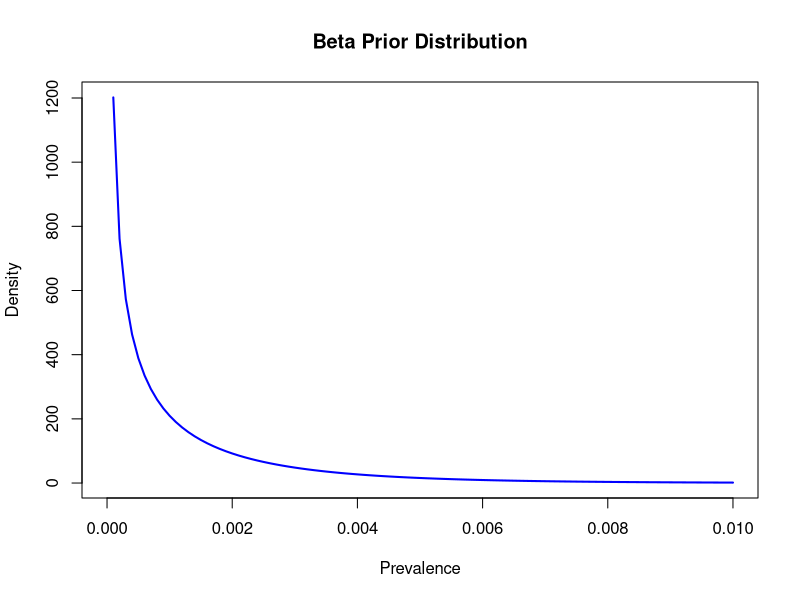
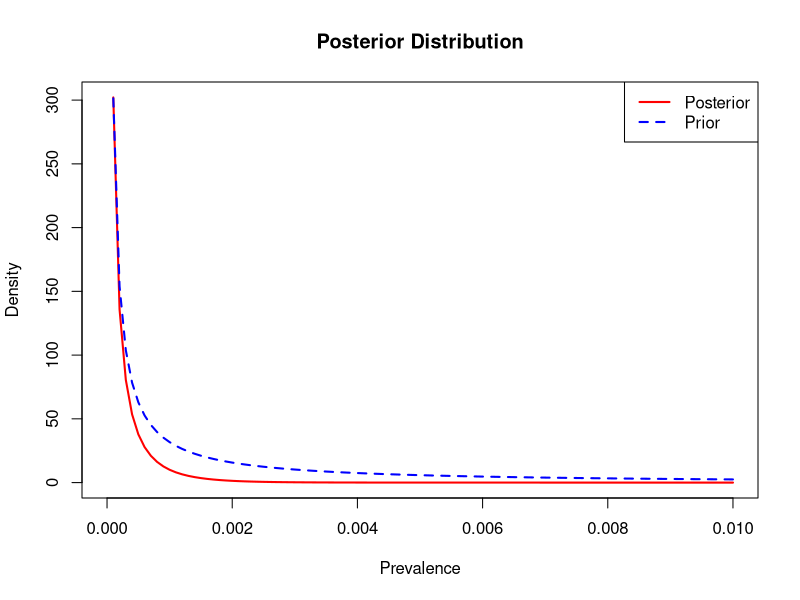
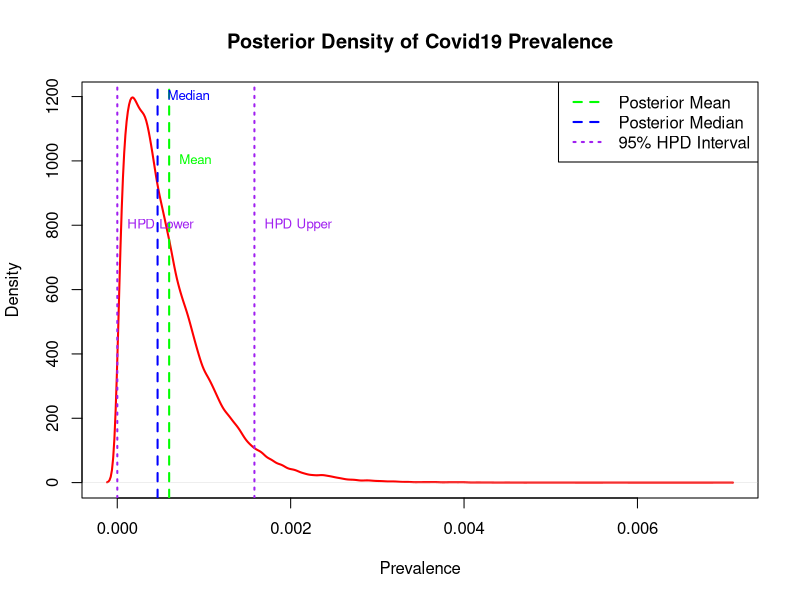

Generate these figures, in order, with R: (Note: this script raises an error after producing the figures.)
## ---- chunk 1
knitr::opts_chunk$set(echo = TRUE)
## ---- chunk 2
# Information from the German study
positive_cases_germany <- 4
total_tests_germany <- 4068

# Reweighting factor
reweight_factor <- 1/10

# Calculating prior parameters
alpha_prior <- positive_cases_germany * reweight_factor
beta_prior <- (total_tests_germany - positive_cases_germany) * reweight_factor

# Display the prior parameters
cat("Alpha (a):", alpha_prior, "\n")
cat("Beta (b):", beta_prior, "\n")

# Plotting the Beta prior distribution
curve(dbeta(x, alpha_prior, beta_prior), from = 0, to = 0.01, 
      main = "Beta Prior Distribution",
      xlab = "Prevalence",
      ylab = "Density",
      col = "blue", lwd = 2)

## ---- chunk 3
# Information from the Austrian test
positive_cases_austria <- 0
total_tests_austria <- 1279

# Prior parameters from the German study
reweight_factor <- 110 # Reweight factor as per Task 1.1
alpha_prior <- 4 * (1 / reweight_factor)  # Reweighted alpha
beta_prior <- (4068 - 4) * (1 / reweight_factor)  # Reweighted beta

# Posterior parameters
alpha_posterior <- alpha_prior + positive_cases_austria
beta_posterior <- beta_prior + (total_tests_austria - positive_cases_austria)

# Display the posterior parameters
cat("Alpha (Posterior a):", alpha_posterior, "\n")
cat("Beta (Posterior b):", beta_posterior, "\n")

# Plotting the posterior distribution
curve(dbeta(x, alpha_posterior, beta_posterior), from = 0, to = 0.01, 
      main = "Posterior Distribution",
      xlab = "Prevalence",
      ylab = "Density",
      col = "red", lwd = 2)

# Add prior distribution for comparison
curve(dbeta(x, alpha_prior, beta_prior), from = 0, to = 0.01, 
      col = "blue", lwd = 2, lty = 2, add = TRUE)

# Add legend
legend("topright", legend = c("Posterior", "Prior"), 
       col = c("red", "blue"), lwd = 2, lty = c(1, 2))


## ---- chunk 4
# Load necessary libraries
library(coda) # For HPD interval

# Define prior parameters
alpha_prior <- 1.43
beta_prior <- 1116.57

# Define posterior parameters
alpha_posterior <- alpha_prior + 0 # No positives in the Austrian sample
beta_posterior <- beta_prior + 1279 # Total Austrian sample size

# Simulate samples from the posterior Beta distribution
set.seed(123) # For reproducibility
posterior_samples <- rbeta(100000, alpha_posterior, beta_posterior)

# Point Estimators
posterior_mean <- mean(posterior_samples) # Posterior Mean
posterior_median <- median(posterior_samples) # Posterior Median

# HPD Interval
hpd_interval <- HPDinterval(as.mcmc(posterior_samples), prob = 0.95)

# Compute mode (if possible)
posterior_mode <- ifelse(alpha_posterior > 1 && beta_posterior > 1,
                         (alpha_posterior - 1) / (alpha_posterior + beta_posterior - 2),
                         NA) # Mode undefined for sharp or flat posterior

# Print the results
cat("Posterior Mean:", posterior_mean, "\n")
cat("Posterior Median:", posterior_median, "\n")
cat("Posterior Mode (if valid):", posterior_mode, "\n")
cat("95% HPD Interval:", hpd_interval[1], "-", hpd_interval[2], "\n")

# Plot the posterior density
plot(density(posterior_samples), 
     main = "Posterior Density of Covid19 Prevalence", 
     xlab = "Prevalence", 
     ylab = "Density", 
     col = "red", 
     lwd = 2)

# Add annotations for point estimates and HPD interval
abline(v = posterior_mean, col = "green", lty = 2, lwd = 2) # Mean
abline(v = posterior_median, col = "blue", lty = 2, lwd = 2) # Median
abline(v = hpd_interval[1], col = "purple", lty = 3, lwd = 2) # HPD lower bound
abline(v = hpd_interval[2], col = "purple", lty = 3, lwd = 2) # HPD upper bound

# Add a legend
legend("topright", 
       legend = c("Posterior Mean", "Posterior Median", "95% HPD Interval"), 
       col = c("green", "blue", "purple"), 
       lty = c(2, 2, 3), 
       lwd = 2)

# Add text annotations
text(posterior_mean, 1000, "Mean", col = "green", pos = 4, cex = 0.8)
text(posterior_median, 1200, "Median", col = "blue", pos = 4, cex = 0.8)
text(hpd_interval[1], 800, "HPD Lower", col = "purple", pos = 4, cex = 0.8)
text(hpd_interval[2], 800, "HPD Upper", col = "purple", pos = 4, cex = 0.8)

## ---- chunk 5
# Load necessary libraries
library(MASS)     # For dataset
library(coda)     # For HPD intervals
library(ggplot2)  # For visualization

# Load the dataset
# load the data
data(Auto, package="ISLR")
attach(Auto)

# Frequentist Regression: mpg ~ horsepower
freq_model <- lm(mpg ~ horsepower)
summary(freq_model)

# Extract frequentist estimates
freq_beta <- coef(freq_model)
freq_sigma2 <- summary(freq_model)$sigma^2
freq_confint <- confint(freq_model)

cat("Frequentist Results:\n")
cat("Beta (Intercept):", freq_beta[1], "\n")
cat("Beta (Slope):", freq_beta[2], "\n")
cat("Residual Variance (sigma^2):", freq_sigma2, "\n")
cat("Confidence Intervals for Betas:\n", freq_confint, "\n")

# Bayesian Regression
# Set prior parameters (uninformative priors)
alpha_prior <- 0.001
beta_prior <- 0.001
beta_0 <- 0    # Prior mean for beta
tau_0 <- 1e6   # Large variance (uninformative)

# Design matrix
X <- cbind(1, horsepower)
y <- mpg
n <- length(y)

# Posterior parameters for beta (assuming sigma^2 known)
sigma2_hat <- freq_sigma2  # Use frequentist residual variance as "known"
V_beta <- solve(t(X) %*% X / sigma2_hat + diag(1/tau_0, 2))  # Covariance
beta_hat <- V_beta %*% (t(X) %*% y / sigma2_hat + beta_0 / tau_0)

# Posterior distribution for sigma^2
residuals <- y - X %*% beta_hat
alpha_post <- alpha_prior + n / 2
beta_post <- beta_prior + sum(residuals^2) / 2

# Point estimates
beta_mean <- as.vector(beta_hat)
sigma2_mean <- beta_post / (alpha_post - 1)

# HPD intervals
beta_samples <- mvrnorm(10000, beta_mean, V_beta)  # Generate posterior samples for beta
beta_hpd <- apply(beta_samples, 2, function(col) HPDinterval(as.mcmc(col)))

# Posterior samples for sigma2
sigma2_samples <- 1 / rgamma(10000, alpha_post, rate = beta_post)
sigma2_hpd <- HPDinterval(as.mcmc(sigma2_samples))  # Wrap samples in mcmc before passing


cat("Bayesian Results:\n")
cat("Beta (Intercept):", beta_mean[1], "\n")
cat("Beta (Slope):", beta_mean[2], "\n")
cat("Residual Variance (sigma^2):", sigma2_mean, "\n")
cat("HPD Intervals for Betas:\n", beta_hpd, "\n")
cat("HPD Interval for sigma^2:\n", sigma2_hpd, "\n")

library(ggplot2)
library(dplyr)

# Prepare data for plotting
comparison_data <- data.frame(
  Parameter = rep(c("Intercept", "Slope", "Residual Variance"), each = 2),
  Method = rep(c("Frequentist", "Bayesian"), times = 3),
  Value = c(freq_beta[1], beta_mean[1], freq_beta[2], beta_mean[2], freq_sigma2, sigma2_mean),
  Lower = c(freq_confint[1, 1], beta_hpd[1, 1], freq_confint[2, 1], beta_hpd[2, 1], NA, sigma2_hpd[1]),
  Upper = c(freq_confint[1, 2], beta_hpd[1, 2], freq_confint[2, 2], beta_hpd[2, 2], NA, sigma2_hpd[2])
)


# Plot with error bars
ggplot(comparison_data, aes(x = Parameter, y = Value, fill = Method)) +
  geom_bar(stat = "identity", position = "dodge", color = "black") +
  geom_errorbar(aes(ymin = Lower, ymax = Upper), position = position_dodge(0.9), width = 0.2) +
  scale_fill_manual(values = c("blue", "red")) +
  labs(
    title = "Comparison of Bayesian and Frequentist Estimates",
    y = "Value",
    x = "Parameter"
  ) +
  theme_minimal()

